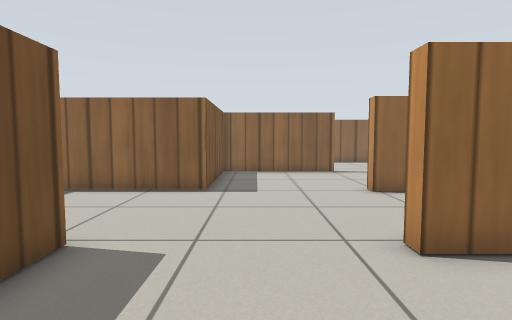
[1] (above)

16 first-person views from a walk through a Gazebo world. The camera is 0.17 m above the floor, tilts 4° down and sees 80° across. The floor is counted in squares, 0.1 m on a side. Each view is taken from the middle of a square. On the plan, view 1 faces up. The plan holds only what a view shows up to about 16 squares ahead; the rest is blank. Simple patterns stand in for the simulator's built-in surfaces.

[2]
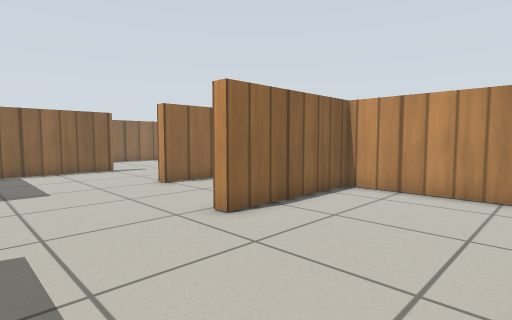

[3]
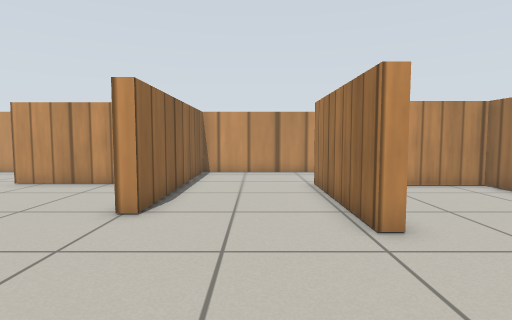

[4]
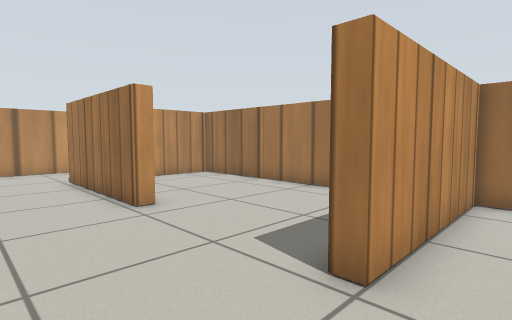

[5]
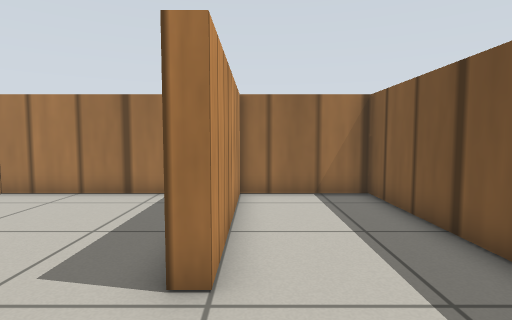

[6]
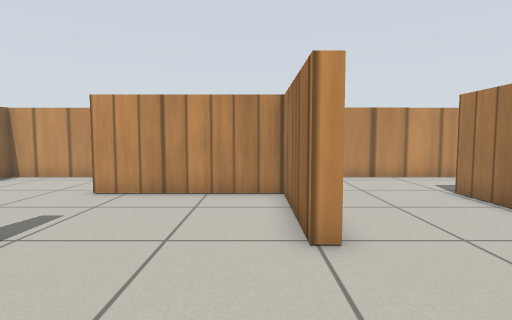

[7]
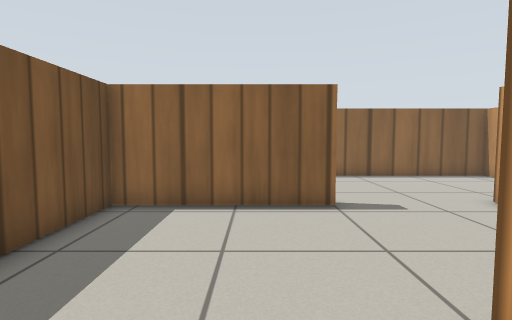

[8]
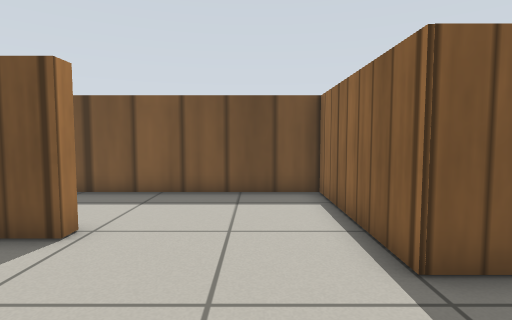

[9]
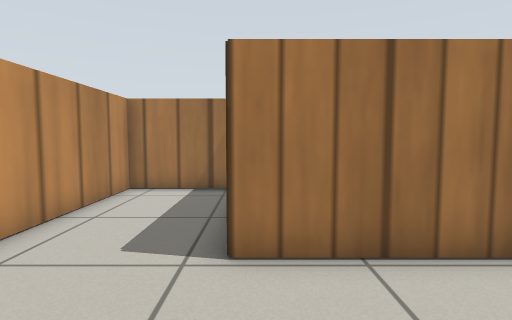

[10]
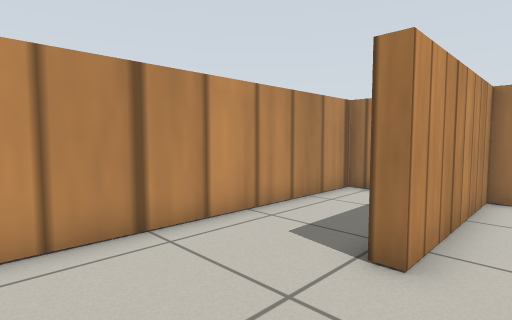

[11]
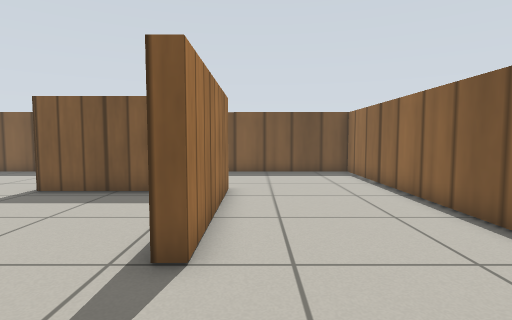

[12]
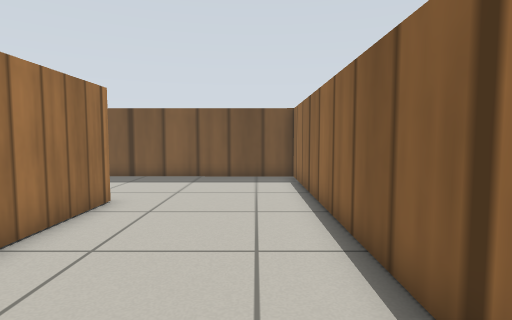

[13]
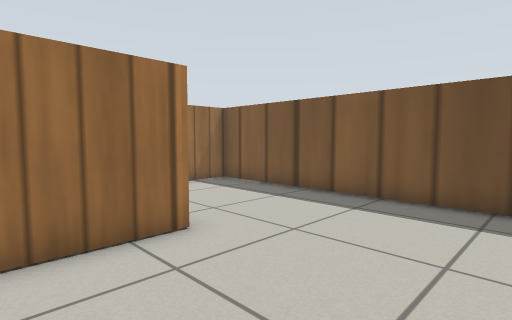

[14]
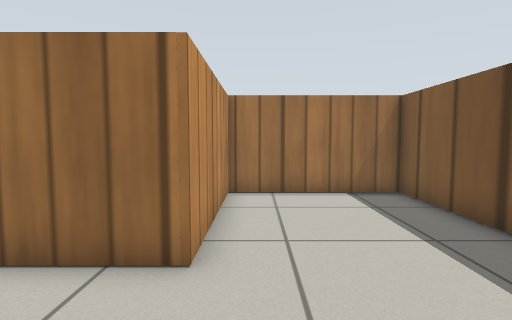

[15]
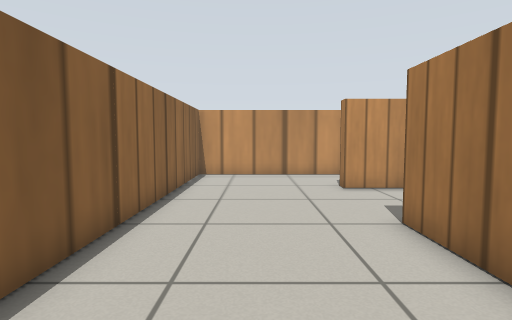

[16]
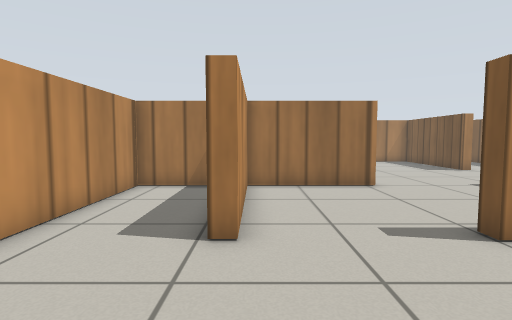

### Floor plan
Points are (right, up) in squares from view 1. A wall is a line through its corners. A room is listed if a view was taken in it or the views show most of it. See-through windows are left out.
Room 1 (views 1, 2, 7, 8, 9)
walls: (-3, 4.8) (-3, 3.4); (8.9, -1.3) (12.2, -1.3) (12.2, 9.6) (3.7, 9.6) (3.7, 10.1); (-1.2, -1.3) (7.9, -1.3) (7.9, 4.3) (2.4, 4.3) (2.4, 4.8) (8.5, 4.8); (-1.6, 10) (-2.6, 10)
ways out: opening at (-3, 7) to room 2; opening at (1, 10) to room 3
Room 2 (views 3, 4, 5)
walls: (-2.6, 10) (-7.5, 10) (-7.6, -1.3) (-3.5, -1.3) (-3.5, 4.8) (-3, 4.8)
ways out: opening at (-3, 7) to room 1
Room 3 (view 6)
walls: (3.7, 10.1) (8.3, 10.1) (8.3, 16.1); (4, 16.1) (4, 15.6) (-1.6, 15.6) (-1.6, 10)
ways out: opening at (1, 10) to room 1; opening at (6, 16) to room 4
Room 4 (views 10, 11, 12, 13, 14, 15, 16)
walls: (8.6, 21.7) (-7.5, 21.7) (-7.5, 10.5) (-2.1, 10.5) (-2.1, 16.1) (4, 16.1)
ways out: opening at (6, 16) to room 3; opening at (9, 19) to room 5
Room 5 (no view inside)
walls: (8.3, 16.1) (8.9, 16.1); (9.8, 10.1) (12.2, 10.1) (12.3, 21.7) (8.6, 21.7)
ways out: opening at (9, 19) to room 4

Positions as (right, up) in squares from view 1, and headings:
1: (0, 0), facing up
2: (-2, -1), facing up-right
3: (-3, 7), facing right
4: (-5, 8), facing down-right
5: (-4, 8), facing down
6: (-1, 11), facing right
7: (2, 8), facing up
8: (2, 8), facing left
9: (8, 9), facing down
10: (7, 20), facing down-right
11: (8, 17), facing left
12: (6, 20), facing left
13: (1, 21), facing down-left
14: (-3, 20), facing down
15: (-2, 19), facing right
16: (8, 21), facing down
